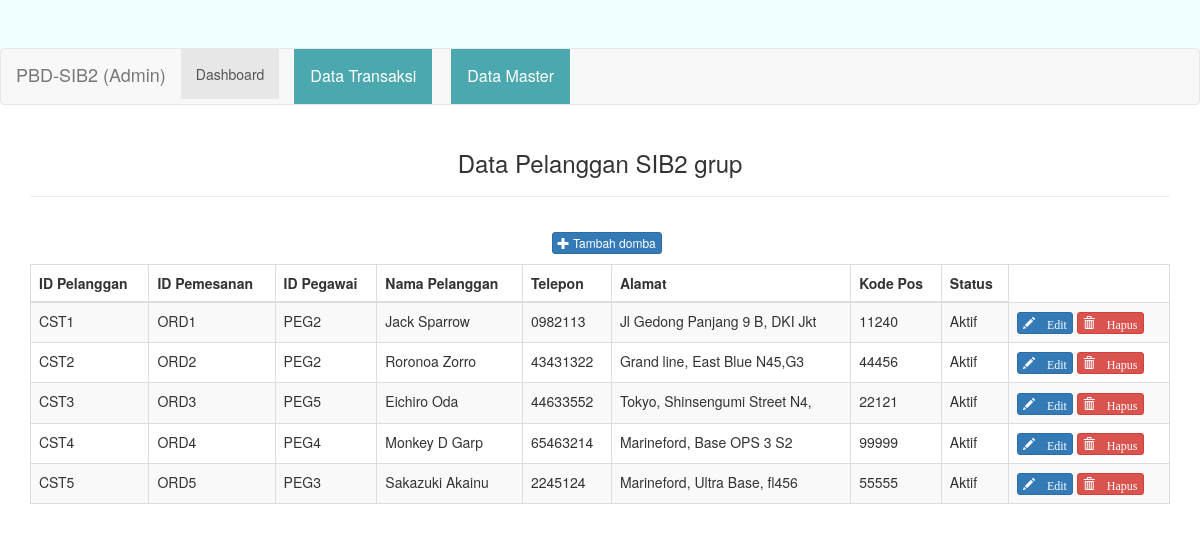
The app's page /pelanggan.php with its own data.
### tables this page shows
CREATE TABLE `pelanggan` (
  `ID_PELANGGAN` char(5) NOT NULL,
  `ID_PEMESANAN` char(5) NOT NULL,
  `ID_PEGAWAI` char(5) NOT NULL,
  `NAMA_PELANGGAN` varchar(30) NOT NULL,
  `TELP_PELANGGAN` varchar(13) NOT NULL,
  `ALAMAT_PELANGGAN` varchar(30) NOT NULL,
  `KODE_POS_PELANGGAN` char(5) NOT NULL,
  `STATUS_PELANGGAN` tinyint(1) NOT NULL
);

### pelanggan.php (the view, shortened to what this page needs)
<?php
require_once 'config/database.php';
$query = " SELECT * FROM pelanggan
 ORDER BY ID_PELANGGAN ASC LIMIT 0, 99";
$sql = mysqli_query($db, $query);
?>
<!DOCTYPE html>
<html>
	<head>
		<link rel="stylesheet" type="text/css" href="asset/css/bootstrap.min.css">
	</head>
	<body>
	<div class="jumbotron text-center" style="background:azure; height: 100px;">
	<nav class="navbar navbar-default">
  <div class="container-fluid">
    <div class="navbar-header">
      <a class="navbar-brand" href="#">PBD-SIB2 (Admin)</a>
    </div>
    <div class="collapse navbar-collapse" id="bs-example-navbar-collapse-1">
      <ul class="nav navbar-nav">
        <li class="active"><a href="./">Dashboard<span class="sr-only">(current)</span></a></li>
		<div class="dropdown">
		<button class="dropbtn" style="margin-left:15px">Data Transaksi</button>
		</div>
		<div class="dropdown">
		<button class="dropbtn" style="margin-left:15px">Data Master</button>
		</div>
      </ul>
    </div>
  </div>
</nav>
	</div>
		<div class="container">
			<div class="row">
				<div class="col-xs-12 col-sm-12 col-md-12">
					<div class="text-center">
						<h3>Data Pelanggan SIB2 grup</h3><hr>
						<p style="padding:10pt 0pt 0pt 10pt;">
							<a href="pages/tambah_domba.php" class="btn btn-xs btn-primary"><span class="glyphicon glyphicon-plus"></span> Tambah domba</a>
						</p>
					</div>
					<div class="table-responsive">
						<table class="table table-striped table-bordered">
							<thead>
								<tr>
									<th>ID Pelanggan</th>
									<th>ID Pemesanan</th>
									<th>ID Pegawai</th>
									<th>Nama Pelanggan</th>
									<th>Telepon</th>
									<th>Alamat</th>
									<th>Kode Pos</th>
									<th>Status</th>
								</tr>
							</thead>
							<tbody>
							<?php foreach ($sql as $member) : ?>
								<tr>
									<td><?php echo $member['ID_PELANGGAN']; ?></td>
									<td><?php echo $member['ID_PEMESANAN']; ?></td>
									<td><?php echo $member['ID_PEGAWAI']; ?></td>
									<td><?php echo $member['NAMA_PELANGGAN']; ?></td>
									<td><?php echo $member['TELP_PELANGGAN']; ?></td>
									<td><?php echo $member['ALAMAT_PELANGGAN']; ?></td>
									<td><?php echo $member['KODE_POS_PELANGGAN']; ?></td>
									<td><?php $member['STATUS_PELANGGAN'];
									if($member['STATUS_PELANGGAN']==1){
										echo "Aktif";
									}
									else {
										echo "Non-Aktif";
									}
									?></td>
									<td>
										<a href="pages/edit_domba.php?id=<?php echo $member['ID_PELANGGAN']; ?>
										" class="btn btn-xs btn-primary"><span class="glyphicon glyphicon-pencil"> Edit</span></a>
										<a href="process/hapus_domba_proses.php?id=<?php echo $member['ID_PELANGGAN']; ?>
										" class="btn btn-xs btn-danger"><span class="glyphicon glyphicon-trash"> Hapus</span></a>
									</td>
								</tr>
							<?php endforeach; ?>
							</tbody>
						</table>
					</div>
				</div>
			</div>
		</div>
	</body>
</html>

### pelanggan.php (style rules this page uses)
.dropbtn { background-color: #4ca8af; color: white; padding: 16px; font-size: 16px; border: none; cursor: pointer; }
.dropdown { position: relative; display: inline-block; }

### records on screen
pelanggan: ID_PELANGGAN "CST1", ID_PEMESANAN "ORD1", ID_PEGAWAI "PEG2", NAMA_PELANGGAN "Jack Sparrow", TELP_PELANGGAN "0982113", ALAMAT_PELANGGAN "Jl Gedong Panjang 9 B, DKI Jkt", KODE_POS_PELANGGAN "11240", STATUS_PELANGGAN "Aktif"
pelanggan: ID_PELANGGAN "CST2", ID_PEMESANAN "ORD2", ID_PEGAWAI "PEG2", NAMA_PELANGGAN "Roronoa Zorro", TELP_PELANGGAN "43431322", ALAMAT_PELANGGAN "Grand line, East Blue N45,G3", KODE_POS_PELANGGAN "44456", STATUS_PELANGGAN "Aktif"
pelanggan: ID_PELANGGAN "CST3", ID_PEMESANAN "ORD3", ID_PEGAWAI "PEG5", NAMA_PELANGGAN "Eichiro Oda", TELP_PELANGGAN "44633552", ALAMAT_PELANGGAN "Tokyo, Shinsengumi Street N4,", KODE_POS_PELANGGAN "22121", STATUS_PELANGGAN "Aktif"
pelanggan: ID_PELANGGAN "CST4", ID_PEMESANAN "ORD4", ID_PEGAWAI "PEG4", NAMA_PELANGGAN "Monkey D Garp", TELP_PELANGGAN "65463214", ALAMAT_PELANGGAN "Marineford, Base OPS 3 S2", KODE_POS_PELANGGAN "99999", STATUS_PELANGGAN "Aktif"
pelanggan: ID_PELANGGAN "CST5", ID_PEMESANAN "ORD5", ID_PEGAWAI "PEG3", NAMA_PELANGGAN "Sakazuki Akainu", TELP_PELANGGAN "2245124", ALAMAT_PELANGGAN "Marineford, Ultra Base, fl456", KODE_POS_PELANGGAN "55555", STATUS_PELANGGAN "Aktif"
